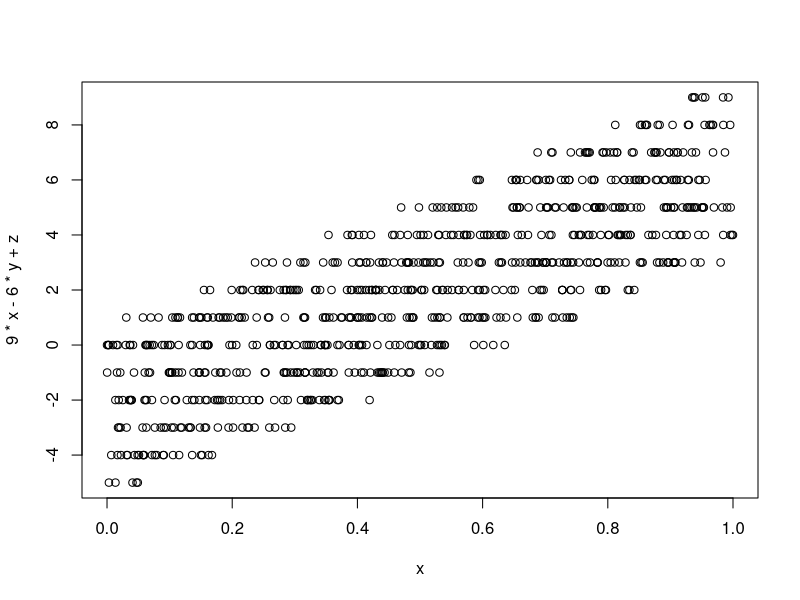
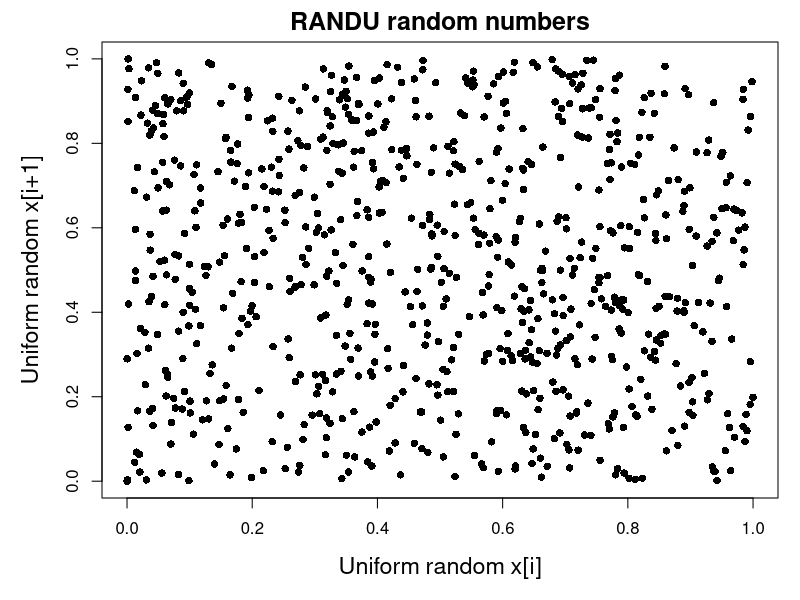

Source code (R) for these figures, in order:
#' ---
#' title: "09_13: Plots of successive pairs of RANDU random numbers"
#' author: "Michael Friendly"
#' date: "05 Nov 2021"
#' ---

# Figure 9.13 - 2D 
seed <- as.double(1)
RANDU <- function() {
    seed <<- ((2^16 + 3) * seed) %% (2^31)
    seed/(2^31)
}

XY <- matrix(0, 800, 2)
for (i in 1:nrow(XY)) {
	XY[i,] <- c(RANDU(), RANDU())
}

png(file="randu-2d.png", height=6, width=6, unit="in", res=300)
#svg(file="randu-2d.svg", height=6, width=6)

op <- par(mar=c(5,5,2,1)+.1)
plot(XY, 
	xlab="Uniform random x[i]", ylab="Uniform random x[i+1]",
	main="RANDU random numbers", cex.main=1.5,
	pch=16, cex.lab=1.4)
par(op)
dev.off()

# 2D plot, recognizing the linear combination
seed <- as.double(1)
XYZ <- matrix(0, 800, 3)
colnames(XYZ) <- c("x", "y", "z")

for (i in 1:nrow(XYZ)) {
	XYZ[i,] <- c(RANDU(), RANDU(), RANDU())
}


plot(9*x - 6*y + z ~ x, data=XYZ)
